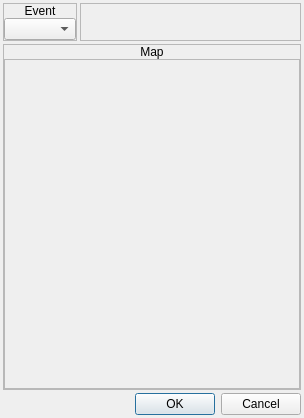
<?xml version="1.0" encoding="UTF-8"?>
<ui version="4.0">
 <class>ConfigureEvent_ChangeEventLocation</class>
 <widget class="QDialog" name="ConfigureEvent_ChangeEventLocation">
  <property name="geometry">
   <rect>
    <x>0</x>
    <y>0</y>
    <width>304</width>
    <height>418</height>
   </rect>
  </property>
  <property name="windowTitle">
   <string>Change Event Location</string>
  </property>
  <property name="styleSheet">
   <string notr="true">.QFrame
{
	border: 1px solid palette(text);
}

.QFrame&gt;QLabel
{
	background-color: palette(text);
	color: palette(window);
}</string>
  </property>
  <layout class="QVBoxLayout" name="verticalLayout">
   <property name="spacing">
    <number>3</number>
   </property>
   <property name="leftMargin">
    <number>3</number>
   </property>
   <property name="topMargin">
    <number>3</number>
   </property>
   <property name="rightMargin">
    <number>3</number>
   </property>
   <property name="bottomMargin">
    <number>3</number>
   </property>
   <item>
    <widget class="QWidget" name="widget" native="true">
     <layout class="QHBoxLayout" name="horizontalLayout">
      <property name="spacing">
       <number>3</number>
      </property>
      <property name="leftMargin">
       <number>0</number>
      </property>
      <property name="topMargin">
       <number>0</number>
      </property>
      <property name="rightMargin">
       <number>0</number>
      </property>
      <property name="bottomMargin">
       <number>0</number>
      </property>
      <item>
       <widget class="QFrame" name="frmVariable_2">
        <property name="sizePolicy">
         <sizepolicy hsizetype="Fixed" vsizetype="Preferred">
          <horstretch>0</horstretch>
          <verstretch>0</verstretch>
         </sizepolicy>
        </property>
        <property name="frameShape">
         <enum>QFrame::StyledPanel</enum>
        </property>
        <property name="frameShadow">
         <enum>QFrame::Raised</enum>
        </property>
        <layout class="QVBoxLayout" name="verticalLayout_4">
         <property name="spacing">
          <number>0</number>
         </property>
         <property name="leftMargin">
          <number>0</number>
         </property>
         <property name="topMargin">
          <number>0</number>
         </property>
         <property name="rightMargin">
          <number>0</number>
         </property>
         <property name="bottomMargin">
          <number>0</number>
         </property>
         <item>
          <widget class="QLabel" name="label_4">
           <property name="sizePolicy">
            <sizepolicy hsizetype="Preferred" vsizetype="Fixed">
             <horstretch>0</horstretch>
             <verstretch>0</verstretch>
            </sizepolicy>
           </property>
           <property name="text">
            <string>Event</string>
           </property>
           <property name="alignment">
            <set>Qt::AlignCenter</set>
           </property>
          </widget>
         </item>
         <item>
          <widget class="QWidget" name="widget_4" native="true">
           <layout class="QHBoxLayout" name="horizontalLayout_3">
            <property name="spacing">
             <number>0</number>
            </property>
            <property name="leftMargin">
             <number>0</number>
            </property>
            <property name="topMargin">
             <number>0</number>
            </property>
            <property name="rightMargin">
             <number>0</number>
            </property>
            <property name="bottomMargin">
             <number>0</number>
            </property>
            <item>
             <widget class="QComboBox" name="optEvent"/>
            </item>
           </layout>
          </widget>
         </item>
        </layout>
       </widget>
      </item>
      <item>
       <widget class="QFrame" name="frame">
        <property name="frameShape">
         <enum>QFrame::StyledPanel</enum>
        </property>
        <property name="frameShadow">
         <enum>QFrame::Raised</enum>
        </property>
       </widget>
      </item>
     </layout>
    </widget>
   </item>
   <item>
    <widget class="QFrame" name="frmMapView">
     <property name="frameShape">
      <enum>QFrame::StyledPanel</enum>
     </property>
     <property name="frameShadow">
      <enum>QFrame::Raised</enum>
     </property>
     <layout class="QVBoxLayout" name="verticalLayout_5">
      <property name="spacing">
       <number>0</number>
      </property>
      <property name="leftMargin">
       <number>0</number>
      </property>
      <property name="topMargin">
       <number>0</number>
      </property>
      <property name="rightMargin">
       <number>0</number>
      </property>
      <property name="bottomMargin">
       <number>0</number>
      </property>
      <item>
       <widget class="QLabel" name="label_3">
        <property name="sizePolicy">
         <sizepolicy hsizetype="Preferred" vsizetype="Fixed">
          <horstretch>0</horstretch>
          <verstretch>0</verstretch>
         </sizepolicy>
        </property>
        <property name="text">
         <string>Map</string>
        </property>
        <property name="alignment">
         <set>Qt::AlignCenter</set>
        </property>
       </widget>
      </item>
      <item>
       <widget class="QWidget" name="widget_6" native="true">
        <layout class="QVBoxLayout" name="verticalLayout_6">
         <property name="spacing">
          <number>0</number>
         </property>
         <property name="leftMargin">
          <number>0</number>
         </property>
         <property name="topMargin">
          <number>0</number>
         </property>
         <property name="rightMargin">
          <number>0</number>
         </property>
         <property name="bottomMargin">
          <number>0</number>
         </property>
         <item>
          <widget class="QScrollArea" name="panMapArea">
           <property name="widgetResizable">
            <bool>true</bool>
           </property>
           <property name="alignment">
            <set>Qt::AlignCenter</set>
           </property>
           <widget class="QWidget" name="scrollAreaWidgetContents">
            <property name="geometry">
             <rect>
              <x>0</x>
              <y>0</y>
              <width>294</width>
              <height>316</height>
             </rect>
            </property>
            <layout class="QHBoxLayout" name="horizontalLayout_5">
             <property name="spacing">
              <number>0</number>
             </property>
             <property name="leftMargin">
              <number>0</number>
             </property>
             <property name="topMargin">
              <number>0</number>
             </property>
             <property name="rightMargin">
              <number>0</number>
             </property>
             <property name="bottomMargin">
              <number>0</number>
             </property>
             <item>
              <widget class="ImageView" name="imgMapView">
               <property name="minimumSize">
                <size>
                 <width>256</width>
                 <height>256</height>
                </size>
               </property>
               <property name="maximumSize">
                <size>
                 <width>256</width>
                 <height>256</height>
                </size>
               </property>
               <property name="styleSheet">
                <string notr="true">background-image: url(:/icons/bg.png);</string>
               </property>
               <property name="text">
                <string/>
               </property>
              </widget>
             </item>
            </layout>
           </widget>
          </widget>
         </item>
        </layout>
       </widget>
      </item>
     </layout>
    </widget>
   </item>
   <item>
    <widget class="QDialogButtonBox" name="buttonBox">
     <property name="orientation">
      <enum>Qt::Horizontal</enum>
     </property>
     <property name="standardButtons">
      <set>QDialogButtonBox::Cancel|QDialogButtonBox::Ok</set>
     </property>
    </widget>
   </item>
  </layout>
 </widget>
 <customwidgets>
  <customwidget>
   <class>ImageView</class>
   <extends>QLabel</extends>
   <header>imageview.h</header>
  </customwidget>
 </customwidgets>
 <resources>
  <include location="icons.qrc"/>
 </resources>
 <connections>
  <connection>
   <sender>buttonBox</sender>
   <signal>accepted()</signal>
   <receiver>ConfigureEvent_ChangeEventLocation</receiver>
   <slot>accept()</slot>
   <hints>
    <hint type="sourcelabel">
     <x>248</x>
     <y>254</y>
    </hint>
    <hint type="destinationlabel">
     <x>157</x>
     <y>274</y>
    </hint>
   </hints>
  </connection>
  <connection>
   <sender>buttonBox</sender>
   <signal>rejected()</signal>
   <receiver>ConfigureEvent_ChangeEventLocation</receiver>
   <slot>reject()</slot>
   <hints>
    <hint type="sourcelabel">
     <x>316</x>
     <y>260</y>
    </hint>
    <hint type="destinationlabel">
     <x>286</x>
     <y>274</y>
    </hint>
   </hints>
  </connection>
 </connections>
</ui>
